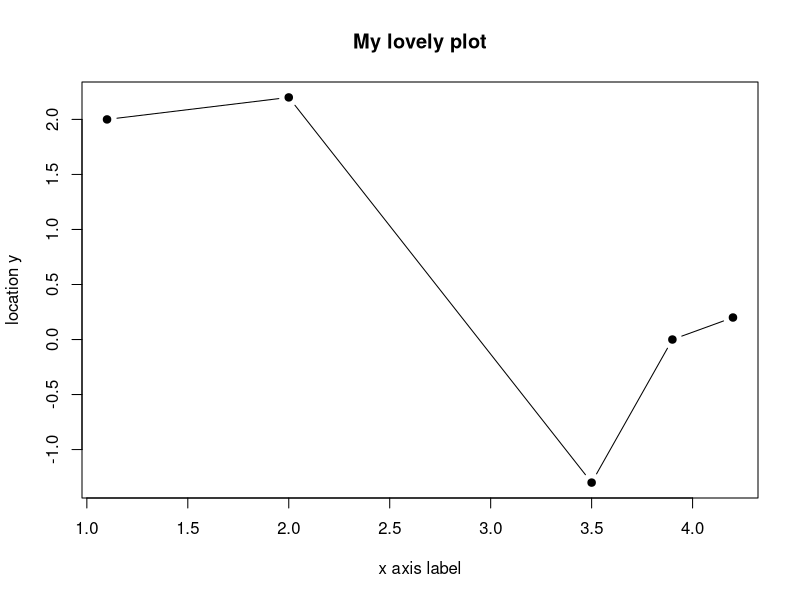

R code for this plot:
foo <- c(1.1, 2, 3.5, 3.9, 4.2)
bar <- c(2, 2.2, -1.3, 0, 0.2)
baz <- cbind(foo, bar)
baz
plot(foo,bar, type = "b", pch=19,cex=1,lty=1,
     main = "My lovely plot", 
     xlab = "x axis label", 
     ylab = "location y")
     


